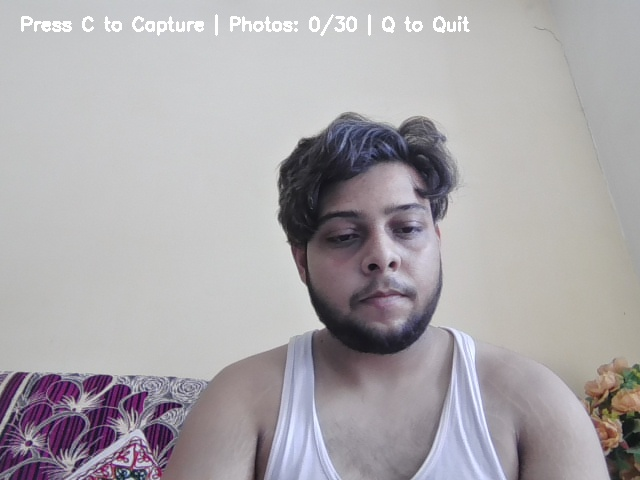
#> input picture student_Attendence_System/dataset/user.1.1.jpg, 640 x 480 px; its folder holds only this picture in this run
$ python train.py
#> lines starting #> are read from the running program, lines starting #| are printed output that depends on the picture
import cv2
import os
import numpy as np

dataset_path = "dataset"

faces = []
labels = []

face_detector = cv2.CascadeClassifier(
    cv2.data.haarcascades + "haarcascade_frontalface_default.xml"
)

for filename in os.listdir(dataset_path):

    if filename.lower().endswith((".jpg", ".jpeg", ".png")):

        try:
            parts = filename.split(".")
            student_id = int(parts[1])
        except (ValueError, IndexError):
            print("Skipping:", filename)
            continue

        image_path = os.path.join(dataset_path, filename)

        image = cv2.imread(image_path)
#> image is the input picture: shape (480, 640, 3); mean B, G, R 171.3, 167.9, 171.5

        if image is None:
            continue

        gray = cv2.cvtColor(image, cv2.COLOR_BGR2GRAY)
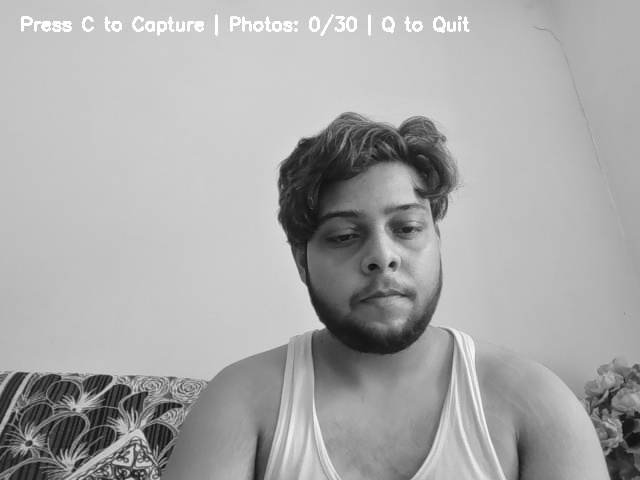
#> gray: shape (480, 640); min 9, max 255, mean 169.3

        detected_faces = face_detector.detectMultiScale(
            gray,
            scaleFactor=1.1,
            minNeighbors=5
        )
#> detected_faces = [[291, 161, 172, 172]]

        for (x, y, w, h) in detected_faces:
            face = gray[y:y+h, x:x+w]

            faces.append(face)
            labels.append(student_id)
#> this loop made 1 pass
#> pass 1, `face = gray[y:y+h, x:x+w]`:
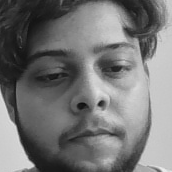
#> face: shape (172, 172); min 14, max 236, mean 117.2
#> after the loop, faces = 1 item; labels = [1]

if len(faces) == 0:
    print("ERROR: No faces detected!")

else:
    recognizer = cv2.face.LBPHFaceRecognizer_create()

    recognizer.train(
        faces,
        np.array(labels)
    )

    recognizer.save("trainer.yml")

    print("Training completed successfully!")
    print("Faces trained:", len(faces))
#| Faces trained: 1
    print("Student IDs:", sorted(set(labels)))
#| Student IDs: [1]
    print("Model saved as trainer.yml")

$ run again, on student_Attendence_System/dataset/user.1.10.jpg
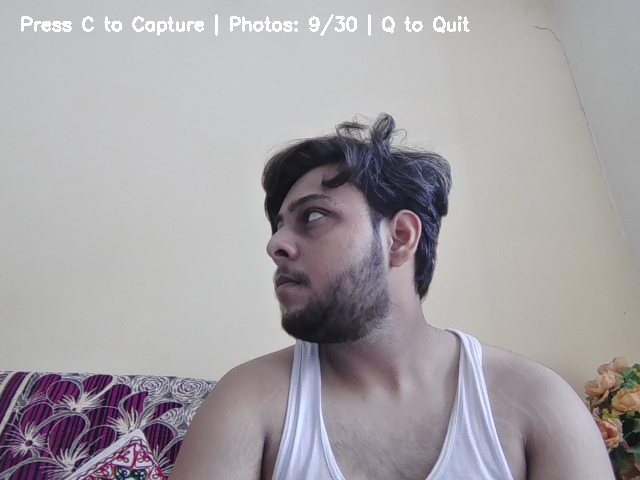
#> input picture student_Attendence_System/dataset/user.1.10.jpg, 640 x 480 px
#> image is the input picture: shape (480, 640, 3); mean B, G, R 165.6, 162.1, 166
#> detected_faces = [[256, 231, 65, 65], [203, 85, 299, 299]]
#> the loop `for (x, y, w, h) in detected_faces:` made 2 passes
#> pass 1, `face = gray[y:y+h, x:x+w]`:
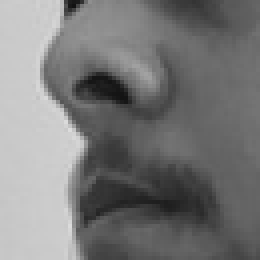
#> face: shape (65, 65) (shown 4 times larger); min 18, max 220, mean 121.1
#> pass 2, `face = gray[y:y+h, x:x+w]`:
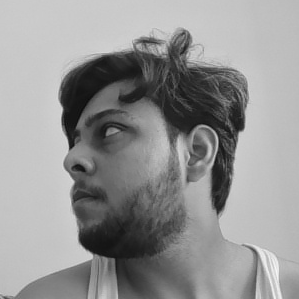
#> face: shape (299, 299); min 11, max 249, mean 148
#> after the loop `for (x, y, w, h) in detected_faces:`: faces = 2 items; labels = [1, 1]
#| Faces trained: 2
#| Student IDs: [1]
